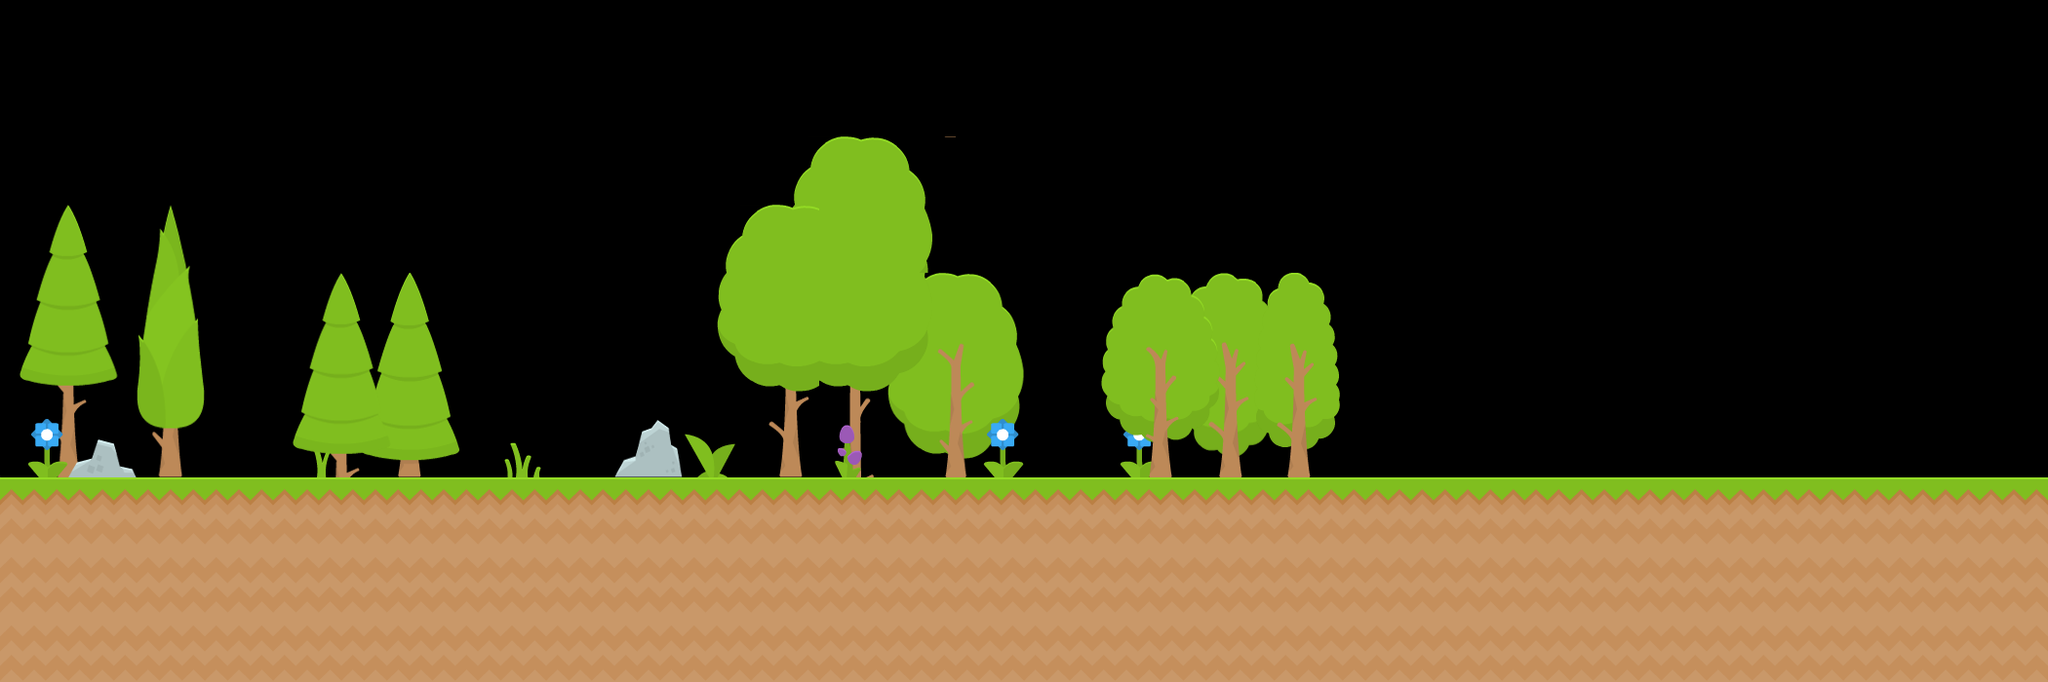

A level layout from a 2D game, rendered from its tile map. Below: a short description, then the map file with tile-grid data replaced by summaries:
An orthogonal 30x10 tile map with 70x70 px tiles, 4 tile layers (Background2, Background, World, Coins), 4 tilesets.

<map version="1.2" tiledversion="1.2.4" orientation="orthogonal" renderorder="right-down" width="30" height="10" tilewidth="70" tileheight="70" infinite="0" backgroundcolor="#000000" nextlayerid="5" nextobjectid="31">
 <tileset firstgid="1" name="tiles" tilewidth="70" tileheight="70" tilecount="16" columns="4">
  <image source="tiles.png" width="280" height="280" />
  <tile id="0">
   <properties>
    <property name="collides" type="bool" value="true" />
   </properties>
  </tile>
  <tile id="1">
   <properties>
    <property name="collides" type="bool" value="true" />
   </properties>
  </tile>
  <tile id="2">
   <properties>
    <property name="collides" type="bool" value="true" />
   </properties>
  </tile>
  <tile id="3">
   <properties>
    <property name="collides" type="bool" value="true" />
   </properties>
  </tile>
  <tile id="4">
   <properties>
    <property name="collides" type="bool" value="true" />
   </properties>
  </tile>
  <tile id="5">
   <properties>
    <property name="collides" type="bool" value="true" />
   </properties>
  </tile>
  <tile id="6">
   <properties>
    <property name="collides" type="bool" value="true" />
   </properties>
  </tile>
  <tile id="8">
   <properties>
    <property name="collides" type="bool" value="true" />
   </properties>
  </tile>
  <tile id="9">
   <properties>
    <property name="collides" type="bool" value="true" />
   </properties>
  </tile>
  <tile id="10">
   <properties>
    <property name="collides" type="bool" value="true" />
   </properties>
  </tile>
  <tile id="12">
   <properties>
    <property name="collides" type="bool" value="true" />
   </properties>
  </tile>
  <tile id="13">
   <properties>
    <property name="collides" type="bool" value="true" />
   </properties>
  </tile>
  <tile id="14">
   <properties>
    <property name="collides" type="bool" value="true" />
   </properties>
  </tile>
 </tileset>
 <tileset firstgid="17" name="coin" tilewidth="70" tileheight="70" tilecount="1" columns="1">
  <image source="coinGold.png" width="70" height="70" />
 </tileset>
 <tileset firstgid="18" name="nature" tilewidth="70" tileheight="70" tilecount="285" columns="15">
  <image source="plants.png" width="1050" height="1330" />
 </tileset>
 <tileset firstgid="303" name="nature" tilewidth="70" tileheight="70" tilecount="285" columns="15">
  <image source="plants.png" width="1050" height="1330" />
 </tileset>
 <layer id="4" name="Background2" width="30" height="10">
  <data>[300 cells, 35 non-empty, 35 distinct tile ids]</data>
 </layer>
 <layer id="3" name="Background" width="30" height="10">
  <data>[300 cells, 42 non-empty, 36 distinct tile ids]</data>
 </layer>
 <layer id="1" name="World" width="30" height="10">
  <data>[300 cells, 90 non-empty, 2 distinct tile ids]</data>
 </layer>
 <layer id="2" name="Coins" width="30" height="10">
  <data>[300 cells, 0 non-empty, 0 distinct tile ids]</data>
 </layer>
</map>
